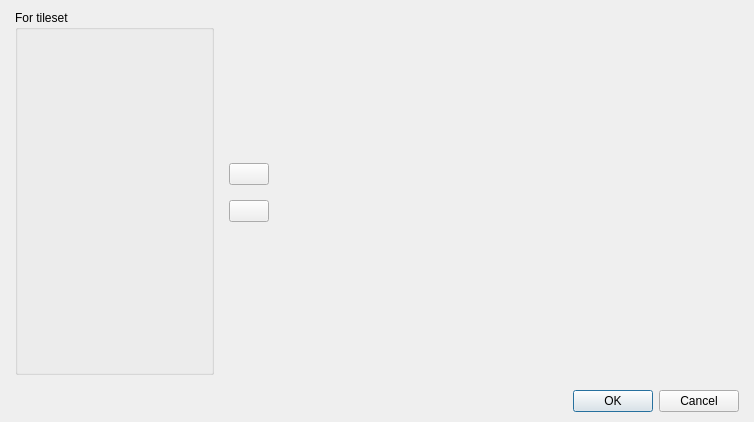
<?xml version="1.0" encoding="UTF-8"?>
<ui version="4.0">
 <class>DialogTilesetSpriteWalls</class>
 <widget class="QDialog" name="DialogTilesetSpriteWalls">
  <property name="geometry">
   <rect>
    <x>0</x>
    <y>0</y>
    <width>754</width>
    <height>422</height>
   </rect>
  </property>
  <property name="windowTitle">
   <string>Sprite walls</string>
  </property>
  <layout class="QGridLayout" name="gridLayout">
   <property name="leftMargin">
    <number>15</number>
   </property>
   <property name="topMargin">
    <number>10</number>
   </property>
   <property name="rightMargin">
    <number>15</number>
   </property>
   <property name="bottomMargin">
    <number>10</number>
   </property>
   <item row="0" column="0">
    <layout class="QVBoxLayout" name="verticalLayout_2">
     <property name="spacing">
      <number>15</number>
     </property>
     <item>
      <layout class="QHBoxLayout" name="horizontalLayout" stretch="0,0,1">
       <item>
        <widget class="QGroupBox" name="groupBox_22">
         <property name="minimumSize">
          <size>
           <width>0</width>
           <height>0</height>
          </size>
         </property>
         <property name="maximumSize">
          <size>
           <width>16777215</width>
           <height>16777215</height>
          </size>
         </property>
         <property name="title">
          <string>For tileset</string>
         </property>
         <layout class="QGridLayout" name="gridLayout_29">
          <item row="0" column="0">
           <widget class="PanelSuperList" name="panelSuperList" native="true">
            <property name="minimumSize">
             <size>
              <width>175</width>
              <height>0</height>
             </size>
            </property>
            <property name="maximumSize">
             <size>
              <width>175</width>
              <height>16777215</height>
             </size>
            </property>
           </widget>
          </item>
         </layout>
        </widget>
       </item>
       <item>
        <layout class="QVBoxLayout" name="verticalLayout" stretch="1,0,0,1">
         <item>
          <spacer name="verticalSpacer">
           <property name="orientation">
            <enum>Qt::Vertical</enum>
           </property>
           <property name="sizeHint" stdset="0">
            <size>
             <width>20</width>
             <height>98</height>
            </size>
           </property>
          </spacer>
         </item>
         <item>
          <widget class="QPushButton" name="pushButtonMove">
           <property name="text">
            <string/>
           </property>
           <property name="icon">
            <iconset resource="../../ressources.qrc">
             <normaloff>:/icons/Ressources/big_arrow_left.png</normaloff>:/icons/Ressources/big_arrow_left.png</iconset>
           </property>
          </widget>
         </item>
         <item>
          <widget class="QPushButton" name="pushButtonDelete">
           <property name="text">
            <string/>
           </property>
           <property name="icon">
            <iconset resource="../../ressources.qrc">
             <normaloff>:/icons/Ressources/delete.png</normaloff>:/icons/Ressources/delete.png</iconset>
           </property>
          </widget>
         </item>
         <item>
          <spacer name="verticalSpacer_2">
           <property name="orientation">
            <enum>Qt::Vertical</enum>
           </property>
           <property name="sizeHint" stdset="0">
            <size>
             <width>20</width>
             <height>98</height>
            </size>
           </property>
          </spacer>
         </item>
        </layout>
       </item>
       <item>
        <widget class="PanelSpriteWalls" name="widget" native="true"/>
       </item>
      </layout>
     </item>
     <item>
      <widget class="QDialogButtonBox" name="buttonBox">
       <property name="orientation">
        <enum>Qt::Horizontal</enum>
       </property>
       <property name="standardButtons">
        <set>QDialogButtonBox::Cancel|QDialogButtonBox::Ok</set>
       </property>
      </widget>
     </item>
    </layout>
   </item>
  </layout>
 </widget>
 <customwidgets>
  <customwidget>
   <class>PanelSuperList</class>
   <extends>QWidget</extends>
   <header>panelsuperlist.h</header>
   <container>1</container>
  </customwidget>
  <customwidget>
   <class>PanelSpriteWalls</class>
   <extends>QWidget</extends>
   <header>panelspritewalls.h</header>
   <container>1</container>
  </customwidget>
 </customwidgets>
 <resources>
  <include location="../../ressources.qrc"/>
 </resources>
 <connections>
  <connection>
   <sender>buttonBox</sender>
   <signal>accepted()</signal>
   <receiver>DialogTilesetSpriteWalls</receiver>
   <slot>accept()</slot>
   <hints>
    <hint type="sourcelabel">
     <x>248</x>
     <y>254</y>
    </hint>
    <hint type="destinationlabel">
     <x>157</x>
     <y>274</y>
    </hint>
   </hints>
  </connection>
  <connection>
   <sender>buttonBox</sender>
   <signal>rejected()</signal>
   <receiver>DialogTilesetSpriteWalls</receiver>
   <slot>reject()</slot>
   <hints>
    <hint type="sourcelabel">
     <x>316</x>
     <y>260</y>
    </hint>
    <hint type="destinationlabel">
     <x>286</x>
     <y>274</y>
    </hint>
   </hints>
  </connection>
 </connections>
</ui>
